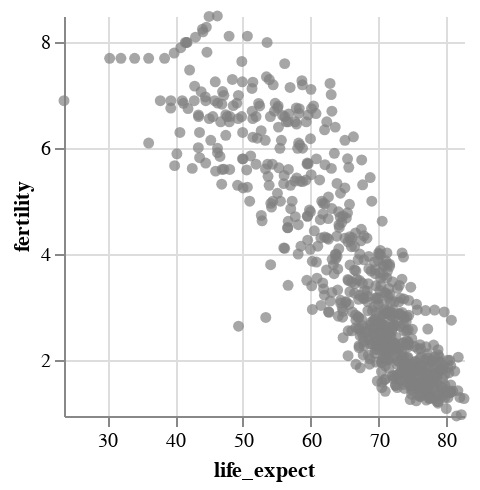

This figure's notebook cell:
### Code cell
alx.filter_brush()+alx.scatterplot(df,x='life_expect',y='fertility',color='gray')

### Figure 1 — Vega-Lite specification as saved in the notebook (floating-point values rounded to 4 significant figures; data arrays with more than 128 entries replaced by an {"elided": "..."} marker saying what was removed)
{"config": {"view": {"continuousWidth": 400, "continuousHeight": 300}}, "data": {"name": "data-89be1acdd14c7effd56f4dd0fabf92c3"}, "mark": {"type": "circle", "cursor": "crosshair", "fill": "gray"}, "encoding": {"x": {"axis": {}, "field": "life_expect", "scale": {"domain": [23.6, 82.6]}, "type": "quantitative"}, "y": {"axis": {}, "field": "fertility", "scale": {"domain": [0.94, 8.5]}, "type": "quantitative"}}, "height": 200, "params": [{"name": "ALX_SELECTION_drag_FILTER", "select": {"type": "interval", "encodings": ["x", "y"]}}], "transform": [{"filter": {"param": "ALX_SELECTION_drag_FILTER"}}], "view": {"cursor": "crosshair", "stroke": null}, "width": 200, "$schema": "https://vega.github.io/schema/vega-lite/v5.2.0.json", "datasets": {"data-89be1acdd14c7effd56f4dd0fabf92c3": {"elided": "693 records"}}}
